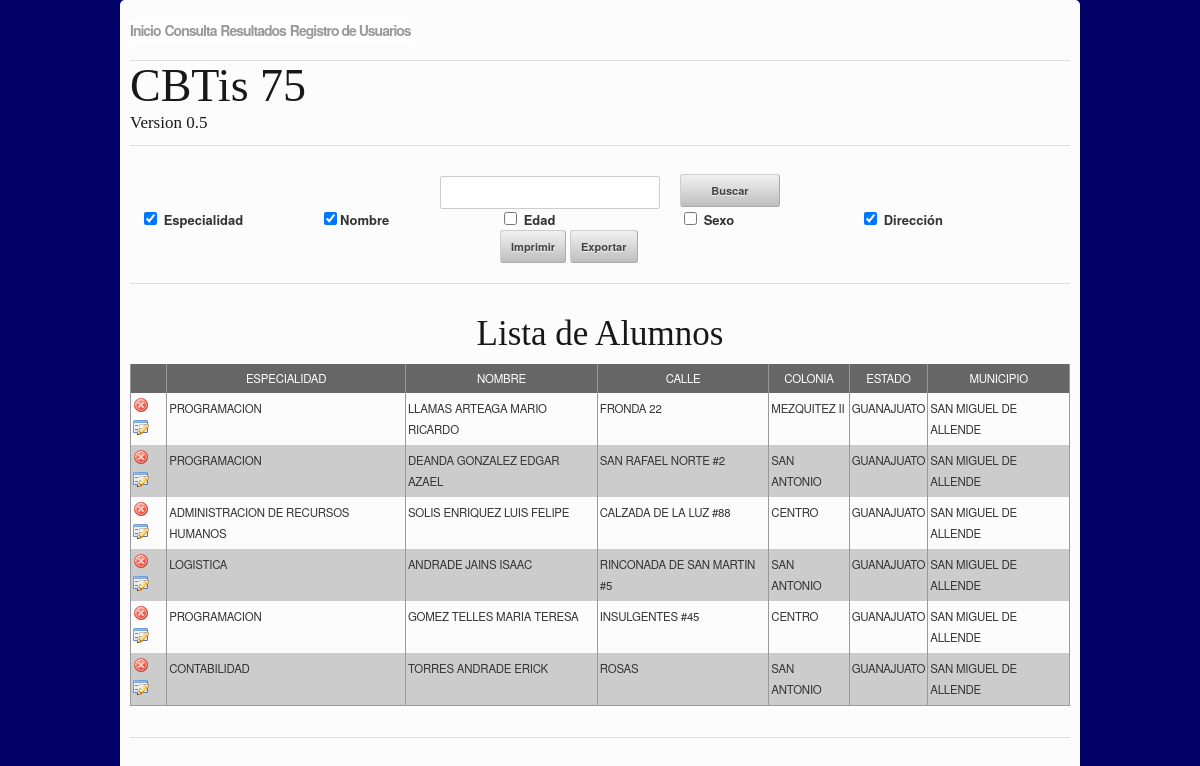
/consulta.php (signed in), run on the app's committed database.
### tables this page shows
CREATE TABLE IF NOT EXISTS `alumnos` (
  `Clave` int(32) NOT NULL AUTO_INCREMENT,
  `Nombre` varchar(50) NOT NULL,
  `Apellido_Paterno` varchar(30) NOT NULL,
  `Apellido_Materno` varchar(30) NOT NULL,
  `Sexo` varchar(10) NOT NULL,
  `Edad` varchar(20) NOT NULL,
  `Municipio_Donde_Vive` varchar(60) NOT NULL,
  `Estado_Donde_Vive` varchar(30) NOT NULL,
  `Municipio_donde_Nacio` varchar(50) NOT NULL,
  `Peso` varchar(10) NOT NULL,
  `Estatura` varchar(11) NOT NULL,
  `Medida_de_la_Cintura` varchar(10) NOT NULL,
  `Email` varchar(30) NOT NULL,
  `Calle` varchar(30) NOT NULL,
  `Colonia` varchar(30) NOT NULL,
  `Codigo_Postal` varchar(15) NOT NULL,
  `Fecha_de_Nacimiento` varchar(30) NOT NULL,
  `Curp` varchar(20) NOT NULL,
  `Estado_Civil` varchar(20) NOT NULL,
  `Tipo_Sanguineo` varchar(20) NOT NULL,
  `Nombre_del_Padre` varchar(50) NOT NULL,
  `Ocupacion_del_Padre` varchar(30) NOT NULL,
  `Telefono_del_Padre` varchar(15) NOT NULL,
  `Celular_del_Padre` varchar(15) NOT NULL,
  `Distancia_y_Tiempo_a_su_Casa` varchar(40) NOT NULL,
  `Transporte` varchar(20) NOT NULL,
  `Costo_del_transporte` varchar(20) NOT NULL,
  `Nombre_de_Secundaria` varchar(30) NOT NULL,
  `Domicilio_de_secundaria` varchar(40) NOT NULL,
  `Municipio_de_Secundaria` varchar(30) NOT NULL,
  `Estado_de_Secundaria` varchar(20) NOT NULL,
  `Tipo_de_secundaria` varchar(15) NOT NULL,
  `Modalidad_de_Secundaria` varchar(15) NOT NULL,
  `Regimen_de_Secundaria` varchar(20) NOT NULL,
  `Promedio_de_Secundaria` float(3,1) NOT NULL DEFAULT '0.0',
  `Boleta_de_Secundaria` varchar(15) NOT NULL,
  `Certificado_de_Secundaria` varchar(15) NOT NULL,
  `Primera_Opcion` varchar(50) NOT NULL,
  `Segunda_Opcion` varchar(50) NOT NULL,
  `Tercera_Opcion` varchar(50) NOT NULL,
  `Cuarta_Opcion` varchar(50) NOT NULL,
  `Quinta_Opcion` varchar(50) NOT NULL,
  `Sexta_Opcion` varchar(50) NOT NULL,
  `Septima_Opcion` varchar(50) NOT NULL,
  PRIMARY KEY (`Clave`)
);

### consulta.php (the view, shortened to what this page needs)
<!DOCTYPE html>
<html>
<head>
	<link rel="stylesheet" href="css/base.css">
	<link rel="stylesheet" href="css/skeleton.css">
	<link rel="stylesheet" href="css/layout.css">
	<link rel="stylesheet" href="css/style.css">
    <link href="css/messages.css" rel="stylesheet" type="text/css">
</head>
<?php
if(isset($_SESSION['acceso'])==1){
@$flag=$_POST['flag'];
@$buscar=$_POST['alumno'];
@$especialidad=$_POST['especialidad'];
@$nombre=$_POST['nombre'];
@$edad=$_POST['edad'];
@$sexo=$_POST['sexo'];
@$direccion=$_POST['direccion'];
$color=0;
echo <<< HTML
<body>
	<!-- Primary Page Layout
	================================================== -->
	<div class="container">
		<div class="sixteen columns">
			<nav>
				<ul>
					<li><a href="form.php">Inicio</a></li>
					<li><a href="consulta.php">Consulta</a></li>
					<li><a href="resultado.php">Resultados</a></li>
					<li><a href="registro_usuarios.php">Registro de Usuarios</a></li>
				</ul>
			</nav>
			<hr class="remove-bottom" style="margin-top: 60px;"/>
			<h1 class="remove-bottom">CBTis 75</h1>
			<h5>Version 0.5</h5>
			<hr />
		</div>
		<div class="sixteen columns">
			<form method="post" action="consulta.php">
			<input type="hidden" value="1" name="flag">
			<div class="four columns offset-by-five">
				<input type="text" name="alumno" id="alumno" value="$buscar" class="remove-bottom" autofocus>
			</div>
			<div class="two columns">
				<input type="submit" value="Buscar" class="remove-bottom">
			</div>
			<div class="clear"></div>
			<div class="three columns">
				<label for="especialidad">
HTML;
				if($especialidad==1 or $flag==0){
					echo '<input type="checkbox" name="especialidad" id="especialidad" value="1" checked onClick="this.form.submit();">';
				}else{
					echo '<input type="checkbox" name="especialidad" id="especialidad" value="1" onClick="this.form.submit();">';
				}
				echo <<< HTML
				Especialidad</label>
			</div>
			<div class="three columns">
				<label for="nombre">
HTML;
				if($nombre==1 or $flag==0){
					echo '<input type="checkbox" name="nombre" id="nombre" value="1" checked onClick="this.form.submit();">';
				}else{
					echo '<input type="checkbox" name="nombre" id="nombre" value="1" onClick="this.form.submit();">';
				}
				echo 'Nombre</label>';
			echo '</div>';
			echo '<div class="three columns">';
				echo '<label for="edad">';
				if($edad==1){
					echo '<input type="checkbox" name="edad" id="edad" value="1" checked onClick="this.form.submit();">';
				}else{
					echo '<input type="checkbox" name="edad" id="edad" value="1" onClick="this.form.submit();">';
				}
				echo <<< HTML
                Edad</label>
			 </div>
			<div class="three columns">
				<label for="sexo">
HTML;
				if($sexo==1){
					echo '<input type="checkbox" name="sexo" id="sexo" value="1" checked onClick="this.form.submit();">';
				}else{
					echo '<input type="checkbox" name="sexo" id="sexo" value="1" onClick="this.form.submit();">';
				}
                echo <<< HTML
				Sexo</label>
			</div>
			<div class="three columns">
				<label for="direccion">
HTML;
				if($direccion==1 or $flag==0){
					echo '<input type="checkbox" name="direccion" id="direccion" value="1" checked onClick="this.form.submit();">';
				}else{
					echo '<input type="checkbox" name="direccion" id="direccion" value="1" onClick="this.form.submit();">';
				}
                echo <<< HTML
				Dirección</label>
			</div>
			</form>
			<form action="funciones/ficheroExcel.php" method="post" target="_blank" id="FormularioExportacion">
				<div class="four columns offset-by-six">
					<input type='button' name='imprimir' value='Imprimir' onclick='javascript:imprSelec("muestra")'>
	       	<input type="submit" value="Exportar" class="botonExcel" />
	       	<input type="hidden" id="datos_a_enviar" name="datos_a_enviar" />
					<input type="hidden" id="datos_a_enviar" name="doc" value='1'/>
				</div>
			</form>
			<hr />
HTML;
$conexion=mysql_connect('mysql.hostinger.es','u859503001_azael','azaeldg');
$consulta=mysql_query('select *
from alumnos
where Nombre like "%'.$buscar.'%"
or Apellido_Paterno like "%'.$buscar.'%"
or Apellido_Materno like "%'.$buscar.'%"
or Sexo like "%'.$buscar.'%"
or Edad like "%'.$buscar.'%"
or Calle like "%'.$buscar.'%"
or Colonia like "%'.$buscar.'%"
or Estado_Donde_Vive like "%'.$buscar.'%"
or Municipio_Donde_Vive like "%'.$buscar.'%"
or Primera_Opcion like "%'.$buscar.'%"
',$conexion);
if($direccion==1 or $edad==1 or $especialidad==1 or $flag==0 or $nombre==1 or $sexo==1){
echo "<div id='muestra'>";
echo '<center><h2>Lista de Alumnos</h2></center>';
echo '<table border="1" id="Exportar_a_Excel">';
echo '<tr>';
echo '<td bgcolor="#666666" align="center"></td>';
if($especialidad==1 or $flag==0){
echo '<td bgcolor="#666666" align="center" style="color: #ffffff;">ESPECIALIDAD</td>';
}
if($nombre==1 or $flag==0){
echo '<td bgcolor="#666666" align="center" style="color: #ffffff;"><b>NOMBRE</b></td>';
}
if($direccion==1 or $flag==0){
echo '<td bgcolor="#666666" align="center" style="color: #ffffff;"><b>CALLE</b></td>';
echo '<td bgcolor="#666666" align="center" style="color: #ffffff;"><b>COLONIA</b></td>';
echo '<td bgcolor="#666666" align="center" style="color: #ffffff;"><b>ESTADO</b></td>';
echo '<td bgcolor="#666666" align="center" style="color: #ffffff;"><b>MUNICIPIO</b></td>';
}
echo '</tr>';
while($fila=mysql_fetch_array($consulta)){
	if($color==0){
	echo '<tr>';
		echo '<td>'.
			'<a href="funciones/comprobar_alumno.php?clave='.$fila['Clave'].'"><img src="img/decline.png"></a>'.
			'<a href="modificar_usuario.php?clave='.$fila['Clave'].'">'.'<img src="img/application_form_edit.png"></a>'.
		'</td>';
	if($especialidad==1 or $flag==0){
		echo '<td>'.$fila['Primera_Opcion'].'</td>';
	}
	if($nombre==1 or $flag==0){
		echo '<td>'.$fila['Apellido_Paterno']." ".$fila['Apellido_Materno']." ".$fila['Nombre'].'</td>';
	}
	if($direccion==1 or $flag==0){
		echo '<td>'.$fila['Calle'].'</td>';
		echo '<td>'.$fila['Colonia'].'</td>';
		echo '<td>'.$fila['Estado_Donde_Vive'].'</td>';
		echo '<td>'.$fila['Municipio_Donde_Vive'].'</td>';
		$color=1;
	}
	echo '</tr>';
	}else{
		echo '<tr>';
		echo '<td bgcolor="#CCCCCC">'.
			'<a href="funciones/comprobar_alumno.php?clave='.$fila['Clave'].'"><img src="img/decline.png"></a>'.
			'<a href="modificar_usuario.php?clave='.$fila['Clave'].'">'.'<img src="img/application_form_edit.png"></a>'.
		'</td>';
	if($especialidad==1 or $flag==0){
		echo '<td bgcolor="#CCCCCC">'.$fila['Primera_Opcion'].'</td>';
	}
	if($nombre==1 or $flag==0){
		echo '<td bgcolor="#CCCCCC">'.$fila['Apellido_Paterno']." ".$fila['Apellido_Materno']." ".$fila['Nombre'].'</td>';
	}
	if($direccion==1 or $flag==0){
		echo '<td bgcolor="#CCCCCC">'.$fila['Calle'].'</td>';
		echo '<td bgcolor="#CCCCCC">'.$fila['Colonia'].'</td>';
		echo '<td bgcolor="#CCCCCC">'.$fila['Estado_Donde_Vive'].'</td>';
		echo '<td bgcolor="#CCCCCC">'.$fila['Municipio_Donde_Vive'].'</td>';
	}
	echo '</tr>';
		$color=0;
		}
	}
	}
echo '</table>';
echo '</div>';
echo '<br>';
	}
?> </font>
	<hr />
	</div>
	</div>
</body>
</html>

### css/base.css (style rules this page uses)
html, body, div, span, applet, object, iframe, h1, h2, h3, h4, h5, h6, p, blockquote, pre, a, abbr, acronym, address, big, cite, code, del, dfn, em, img, ins, kbd, q, s, samp, small, strike, strong, sub, sup, tt, var, b, u, i, center, dl, dt, dd, ol, ul, li, fieldset, form, label, legend, table, caption, tbody, tfoot, thead, tr, th, td, article, aside, canvas, details, embed, figure, figcaption, footer, header, hgroup, menu, nav, output, ruby, section, summary, time, mark, audio, video { margin: 0; padding: 0; border: 0; font-size: 100%; font: inherit; vertical-align: baseline; }
article, aside, details, figcaption, figure, footer, header, hgroup, menu, nav, section { display: block; }
body { line-height: 1; }
ol, ul { list-style: none; }
table { border-collapse: collapse; border-spacing: 0; }
body { background: #fff; font: 14px/21px "HelveticaNeue", "Helvetica Neue", Helvetica, Arial, sans-serif; color: #444; -webkit-font-smoothing: antialiased; -webkit-text-size-adjust: 100%; }
h1, h2, h3, h4, h5, h6 { color: #181818; font-family: "Georgia", "Times New Roman", serif; font-weight: normal; }
h1 { font-size: 46px; line-height: 50px; margin-bottom: 14px; }
h2 { font-size: 35px; line-height: 40px; margin-bottom: 10px; }
h5 { font-size: 17px; line-height: 24px; }
hr { border: solid #ddd; border-width: 1px 0 0; clear: both; margin: 10px 0 30px; height: 0; }
a, a:visited { color: #333; text-decoration: underline; outline: 0; }
ul, ol { margin-bottom: 20px; }
ul { list-style: none outside; }
li { line-height: 18px; margin-bottom: 12px; }
.button, button, input[type="submit"], input[type="reset"], input[type="button"] { background: #eee; background: #eee -moz-linear-gradient(top, rgba(255,255,255,.2) 0%, rgba(0,0,0,.2) 100%); background: #eee -webkit-gradient(linear, left top, left bottom, color-stop(0%,rgba(255,255,255,.2)), color-stop(100%,rgba(0,0,0,.2))); background: #eee -webkit-linear-gradient(top, rgba(255,255,255,.2) 0%,rgba(0,0,0,.2) 100%); background: #eee -o-linear-gradient(top, rgba(255,255,255,.2) 0%,rgba(0,0,0,.2) 100%); background: #eee -ms-linear-gradient(top, rgba(255,255,255,.2) 0%,rgba(0,0,0,.2) 100%); background: #eee linear-gradient(top, rgba(255,255,255,.2) 0%,rgba(0,0,0,.2) 100%); border: 1px solid #aaa; border-top: 1px solid #ccc; border-left: 1px solid #ccc; -moz-border-radius: 3px; -webkit-border-radius: 3px; border-radius: 3px; color: #444; display: inline-block; font-size: 11px; font-weight: bold; text-decoration: none; text-shadow: 0 1px rgba(255, 255, 255, .75); cursor: pointer; margin-bottom: 20px; line-height: normal; padding: 8px 10px; font-family: "HelveticaNeue", "Helvetica Neue", Helvetica, Arial, sans-serif; }
form { margin-bottom: 20px; }
input[type="text"], input[type="password"], input[type="email"], textarea, select { border: 1px solid #ccc; padding: 6px 4px; outline: none; -moz-border-radius: 2px; -webkit-border-radius: 2px; border-radius: 2px; font: 13px "HelveticaNeue", "Helvetica Neue", Helvetica, Arial, sans-serif; color: #777; margin: 0; width: 210px; max-width: 100%; display: block; margin-bottom: 20px; background: #fff; }
label, legend { display: block; font-weight: bold; font-size: 13px; }
input[type="checkbox"] { display: inline; }
.remove-bottom { margin-bottom: 0 !important; }

### css/skeleton.css (style rules this page uses)
.container { position: relative; width: 960px; margin: 0 auto; padding: 0; }
.container .column, .container .columns { float: left; display: inline; margin-left: 10px; margin-right: 10px; }
.container .two.columns { width: 100px; }
.container .three.columns { width: 160px; }
.container .four.columns { width: 220px; }
.container .sixteen.columns { width: 940px; }
.container .offset-by-five { padding-left: 300px; }
.container .offset-by-six { padding-left: 360px; }
.container:after { content: "\0020"; display: block; height: 0; clear: both; visibility: hidden; }

### css/messages.css (style rules this page uses)
body { color:#333 }

### data on the page
alumnos: Primera_Opcion "PROGRAMACION", Apellido_Paterno "LLAMAS", Apellido_Materno "ARTEAGA", Nombre "MARIO RICARDO", Calle "FRONDA 22", Colonia "MEZQUITEZ II", Estado_Donde_Vive "GUANAJUATO", Municipio_Donde_Vive "SAN MIGUEL DE ALLENDE"
alumnos: Primera_Opcion "PROGRAMACION", Apellido_Paterno "DEANDA", Apellido_Materno "GONZALEZ", Nombre "EDGAR AZAEL", Calle "SAN RAFAEL NORTE #2", Colonia "SAN ANTONIO", Estado_Donde_Vive "GUANAJUATO", Municipio_Donde_Vive "SAN MIGUEL DE ALLENDE"
alumnos: Primera_Opcion "ADMINISTRACION DE RECURSOS HUMANOS", Apellido_Paterno "SOLIS", Apellido_Materno "ENRIQUEZ", Nombre "LUIS FELIPE", Calle "CALZADA DE LA LUZ #88", Colonia "CENTRO", Estado_Donde_Vive "GUANAJUATO", Municipio_Donde_Vive "SAN MIGUEL DE ALLENDE"
alumnos: Primera_Opcion "LOGISTICA", Apellido_Paterno "ANDRADE", Apellido_Materno "JAINS", Nombre "ISAAC", Calle "RINCONADA DE SAN MARTIN #5", Colonia "SAN ANTONIO", Estado_Donde_Vive "GUANAJUATO", Municipio_Donde_Vive "SAN MIGUEL DE ALLENDE"
alumnos: Primera_Opcion "PROGRAMACION", Apellido_Paterno "GOMEZ", Apellido_Materno "TELLES", Nombre "MARIA TERESA", Calle "INSULGENTES #45", Colonia "CENTRO", Estado_Donde_Vive "GUANAJUATO", Municipio_Donde_Vive "SAN MIGUEL DE ALLENDE"
alumnos: Primera_Opcion "CONTABILIDAD", Apellido_Paterno "TORRES", Apellido_Materno "ANDRADE", Nombre "ERICK", Calle "ROSAS", Colonia "SAN ANTONIO", Estado_Donde_Vive "GUANAJUATO", Municipio_Donde_Vive "SAN MIGUEL DE ALLENDE"
